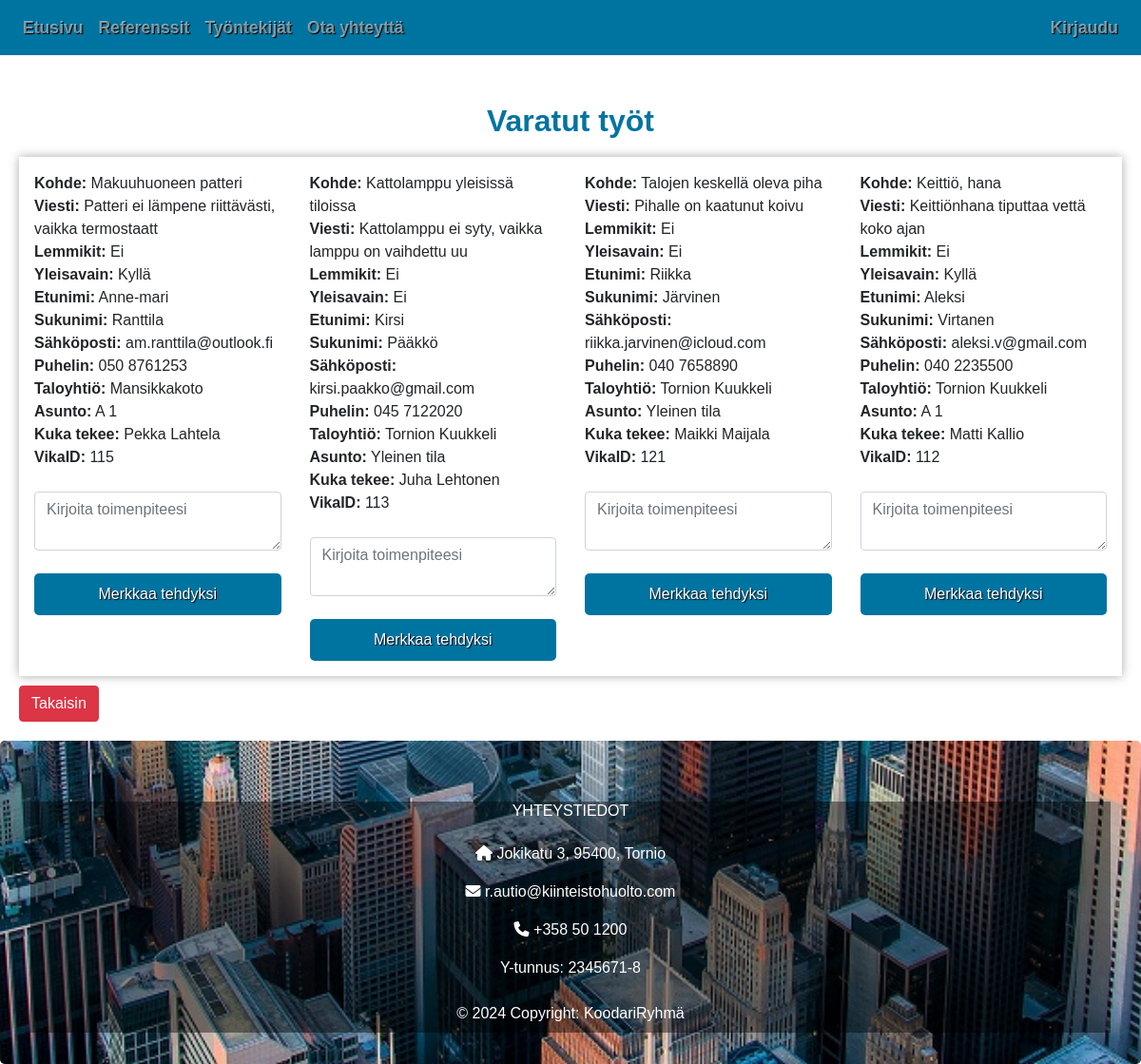
/omat_tyot.php, run on the app's committed database.
### tables this page shows
CREATE TABLE `kasittely` (
  `kasittelyID` int(11) NOT NULL,
  `pvm` timestamp NOT NULL DEFAULT current_timestamp(),
  `valmispvm` timestamp NULL DEFAULT NULL,
  `toimenpide` varchar(500) NOT NULL,
  `kohde` varchar(50) NOT NULL,
  `viesti` varchar(50) NOT NULL,
  `lemmikit` tinyint(20) NOT NULL,
  `yleisavain` tinyint(20) NOT NULL,
  `lahetetty` timestamp NOT NULL DEFAULT current_timestamp(),
  `etunimi` varchar(50) NOT NULL,
  `sukunimi` varchar(50) NOT NULL,
  `sposti` varchar(50) NOT NULL,
  `puhelin` varchar(50) NOT NULL,
  `tyontekijaID` int(11) NOT NULL,
  `vikaID` int(11) NOT NULL,
  `taloyhtioID` varchar(50) NOT NULL,
  `asuntoID` varchar(50) NOT NULL
);

CREATE TABLE `taloyhtio` (
  `taloyhtioID` int(11) NOT NULL,
  `osoite` varchar(50) NOT NULL,
  `tilat` varchar(500) NOT NULL,
  `nimi` varchar(50) NOT NULL,
  `kaupunki` varchar(50) NOT NULL,
  `postinro` varchar(10) NOT NULL,
  `isannoitsijaID` int(11) NOT NULL
);

CREATE TABLE `asunnot` (
  `asuntoID` int(11) NOT NULL,
  `huoneisto` varchar(50) DEFAULT NULL,
  `taloyhtioID` int(11) NOT NULL
);

CREATE TABLE `tyontekija` (
  `tyontekijaID` int(11) NOT NULL,
  `etunimi` varchar(50) NOT NULL,
  `sukunimi` varchar(50) NOT NULL,
  `sposti` varchar(50) NOT NULL,
  `puhelin` varchar(50) NOT NULL,
  `kuvapolku` varchar(50) NOT NULL,
  `status` tinyint(1) NOT NULL,
  `kayttajaID` int(11) NOT NULL,
  `rooliID` int(11) NOT NULL,
  `kasittelyID` int(11) NOT NULL
);

### omat_tyot.php (the view, shortened to what this page needs)
<!DOCTYPE html>
<html lang="en">
<head>
  <link rel="stylesheet" href="https://cdn.jsdelivr.net/npm/bootstrap@4.6.2/dist/css/bootstrap.min.css">
  <link rel="stylesheet" href="css/tyyli.css">
</head>
<body>
<nav class="navbar navbar-dark sticky-top navbar-expand-lg" data-mdb-theme="light">
  <div class="collapse navbar-collapse" id="navbarSupportedContent">
    <ul class="navbar-nav mr-auto">
      <li class="nav-item">
        <a class="nav-link" href="index.php">Etusivu</a>
      </li>
      <li class="nav-item">
        <a class="nav-link" href="referenssit.php">Referenssit</a>
      </li>
      <li class="nav-item">
        <a class="nav-link" href="tyontekijat.php">Työntekijät</a>
      </li>
      <li class="nav-item">
        <a class="nav-link" href="yhteydenotto.php">Ota yhteyttä</a>
      </li>
    </ul>
    <ul class="navbar-nav">
<?php
    if(isset($_SESSION['kayttajaID'])) {
        echo '<a class="nav-link" href="kirjaudu_ulos.php">Kirjaudu ulos</a>';
    } else {
      echo '<li class="nav-item">
      <a class="nav-link login-button" href="#" id="login-button" role="button" aria-haspopup="true" aria-expanded="false">
        Kirjaudu
      </a>
    </li>';
    }
?>
    </ul>
  </div>
</nav>
<div class="container-fluid contents">
<?php
include 'php/conn.php';
try {
    $sql = "SELECT k.*, ty.etunimi AS t_etunimi, ty.sukunimi AS t_sukunimi,
    t.nimi AS taloyhtio_nimi, a.huoneisto AS asunto FROM kasittely k
    JOIN tyontekija ty ON k.tyontekijaID = ty.tyontekijaID
    JOIN taloyhtio t ON k.taloyhtioID = t.taloyhtioID
    JOIN asunnot a ON k.asuntoID = a.asuntoID
    WHERE k.valmispvm IS NULL";
    $stmt = $yhteys->query($sql);
    $entries = $stmt->fetchAll(PDO::FETCH_ASSOC);
} catch (PDOException $e) {
    echo "Virhe haettaessa vikailmoituksia: " . $e->getMessage();
}
?>
<h2 class="vikah2 otsikko">Varatut työt</h2>
<div class="container-fluid p-3 virhe_contents">
<?php if (isset($entries) && !empty($entries)) : ?>
    <div class="row">
        <?php foreach ($entries as $entry) : ?>
            <div class="col-md-3">
                <strong>Kohde:</strong> <?php echo $entry['kohde']; ?><br>
                <strong>Viesti:</strong> <?php echo $entry['viesti']; ?><br>
                <strong>Lemmikit:</strong> <?php echo $entry['lemmikit'] ? 'Kyllä' : 'Ei'; ?><br>
                <strong>Yleisavain:</strong> <?php echo $entry['yleisavain'] ? 'Kyllä' : 'Ei'; ?><br>
                <strong>Etunimi:</strong> <?php echo $entry['etunimi']; ?><br>
                <strong>Sukunimi:</strong> <?php echo $entry['sukunimi']; ?><br>
                <strong>Sähköposti:</strong> <?php echo $entry['sposti']; ?><br>
                <strong>Puhelin:</strong> <?php echo $entry['puhelin']; ?><br>
                <strong>Taloyhtiö:</strong> <?php echo $entry['taloyhtio_nimi']; ?><br>
                <strong>Asunto:</strong> <?php echo $entry['asunto']; ?><br>
                <strong>Kuka tekee:</strong> <?php echo $entry['t_etunimi'] . " " . $entry['t_sukunimi']; ?><br>
                <strong>VikaID:</strong> <?php echo $entry['vikaID']; ?><br><br>
                <form action="php/valmis_tyo.php" method="POST">
                  <textarea class="form-control" name="toimenpide" placeholder="Kirjoita toimenpiteesi"></textarea><br>
                  <button name="valmis" type="submit" class="btn btn-warning">Merkkaa tehdyksi</button>
                </form>
            </div>
        <?php endforeach; ?>
      </div>
<?php else : ?>
    <p>Ei vikailmoituksia.</p>
<?php endif; ?>
</div>
<a href="ilmoituslistaus.php"><button name="omatyo" class="btn btn-danger omatyo">Takaisin</button></a>
</div>
<footer class="jumbotron footer col-sm-12">
  <div class="col-lg-12 col-md-12 col-sm-12 footerBox">
  <section class="">
        <div class="col-md-4 col-lg-3 col-xl-3 mx-auto mb-md-0 mb-4">
          <h6 class="text-uppercase fw-bold mb-4">Yhteystiedot</h6>
          <p><i class="fas fa-home me-3"></i> Jokikatu 3, 95400, Tornio </p>
          <p><i class="fas fa-envelope me-3"></i> r.autio@kiinteistohuolto.com</p>
          <p><i class="fas fa-phone me-3"></i> +358 50 1200</p>
          <p>Y-tunnus: 2345671-8</p>
        </div>
  </section>
    <div class="p-2">
      © 2024 Copyright: KoodariRyhmä
    </div>
  </div>
</footer>
</body>
</html>

### css/tyyli.css (style rules this page uses)
body { height: 100%; font-family: 'Montserrat', sans-serif !important; }
.jumbotron { text-align: center; background: url('../img/city-view.jpg') top center fixed; background-size: cover; color: white; height: 340px; }
.contents { padding: 20px; padding-top: 40px; }
.virhe_contents { box-shadow: 0 0 10px rgba(0, 0, 0, 0.340); padding: 20px; }
.omatyo { margin-top: 10px; }
.navbar { font-weight: bold; font-size: 1.1em; text-shadow: 1px 1px 1px black; background-color: #0074a1; }
.footer { margin-bottom: 0; color: white; }
.footerBox { background-color: rgba(0, 0, 0, 0.432); }
ul { list-style-type: none; }
button[type="submit"] { width: 100%; padding: 10px; background-color: #0074a1; text-shadow: 1px 1px 1px black; color: #fff; border: none; border-radius: 5px; cursor: pointer; }
.otsikko { font-weight: bold; color: #0074a1; }
.vikah2 { text-align: center; padding: 10px; }

### data on the page
kasittely: kohde "Makuuhuoneen patteri", viesti "Patteri ei lämpene riittävästi, vaikka termostaatt", lemmikit "Ei", yleisavain "Kyllä", etunimi "Anne-mari", sukunimi "Ranttila", sposti "am.ranttila@outlook.fi", puhelin "050 8761253", taloyhtioID.nimi "Mansikkakoto", asuntoID.huoneisto "A 1", tyontekijaID.etunimi "Pekka", tyontekijaID.sukunimi "Lahtela", vikaID "115"
kasittely: kohde "Kattolamppu yleisissä tiloissa", viesti "Kattolamppu ei syty, vaikka lamppu on vaihdettu uu", lemmikit "Ei", yleisavain "Ei", etunimi "Kirsi", sukunimi "Pääkkö", sposti "kirsi.paakko@gmail.com", puhelin "045 7122020", taloyhtioID.nimi "Tornion Kuukkeli", asuntoID.huoneisto "Yleinen tila", tyontekijaID.etunimi "Juha", tyontekijaID.sukunimi "Lehtonen", vikaID "113"
kasittely: kohde "Talojen keskellä oleva piha", viesti "Pihalle on kaatunut koivu", lemmikit "Ei", yleisavain "Ei", etunimi "Riikka", sukunimi "Järvinen", sposti "riikka.jarvinen@icloud.com", puhelin "040 7658890", taloyhtioID.nimi "Tornion Kuukkeli", asuntoID.huoneisto "Yleinen tila", tyontekijaID.etunimi "Maikki", tyontekijaID.sukunimi "Maijala", vikaID "121"
kasittely: kohde "Keittiö, hana", viesti "Keittiönhana tiputtaa vettä koko ajan", lemmikit "Ei", yleisavain "Kyllä", etunimi "Aleksi", sukunimi "Virtanen", sposti "aleksi.v@gmail.com", puhelin "040 2235500", taloyhtioID.nimi "Tornion Kuukkeli", asuntoID.huoneisto "A 1", tyontekijaID.etunimi "Matti", tyontekijaID.sukunimi "Kallio", vikaID "112"
